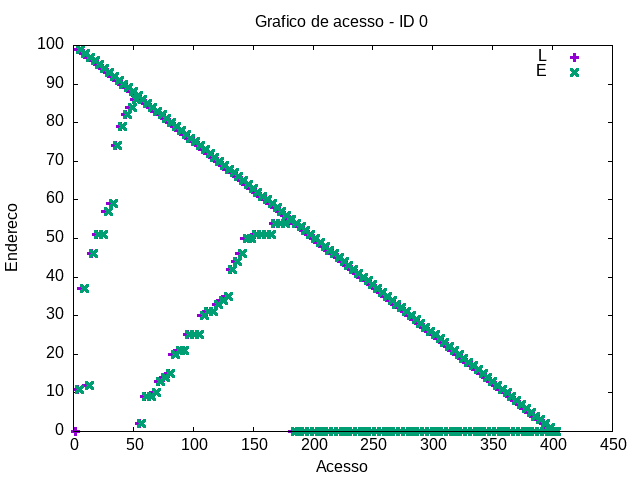

gnuplot code for this plot:
set term png
set output "/tmp/out/mult-acesso-0.png"
set title "Grafico de acesso - ID 0"
set xlabel "Acesso"
set ylabel "Endereco"
plot "/tmp/out/mult-acesso-0-0.gpdat" u 2:4 w points t "L" lw 3, "/tmp/out/mult-acesso-1-0.gpdat" u 2:4 w points t "E" lw 3
